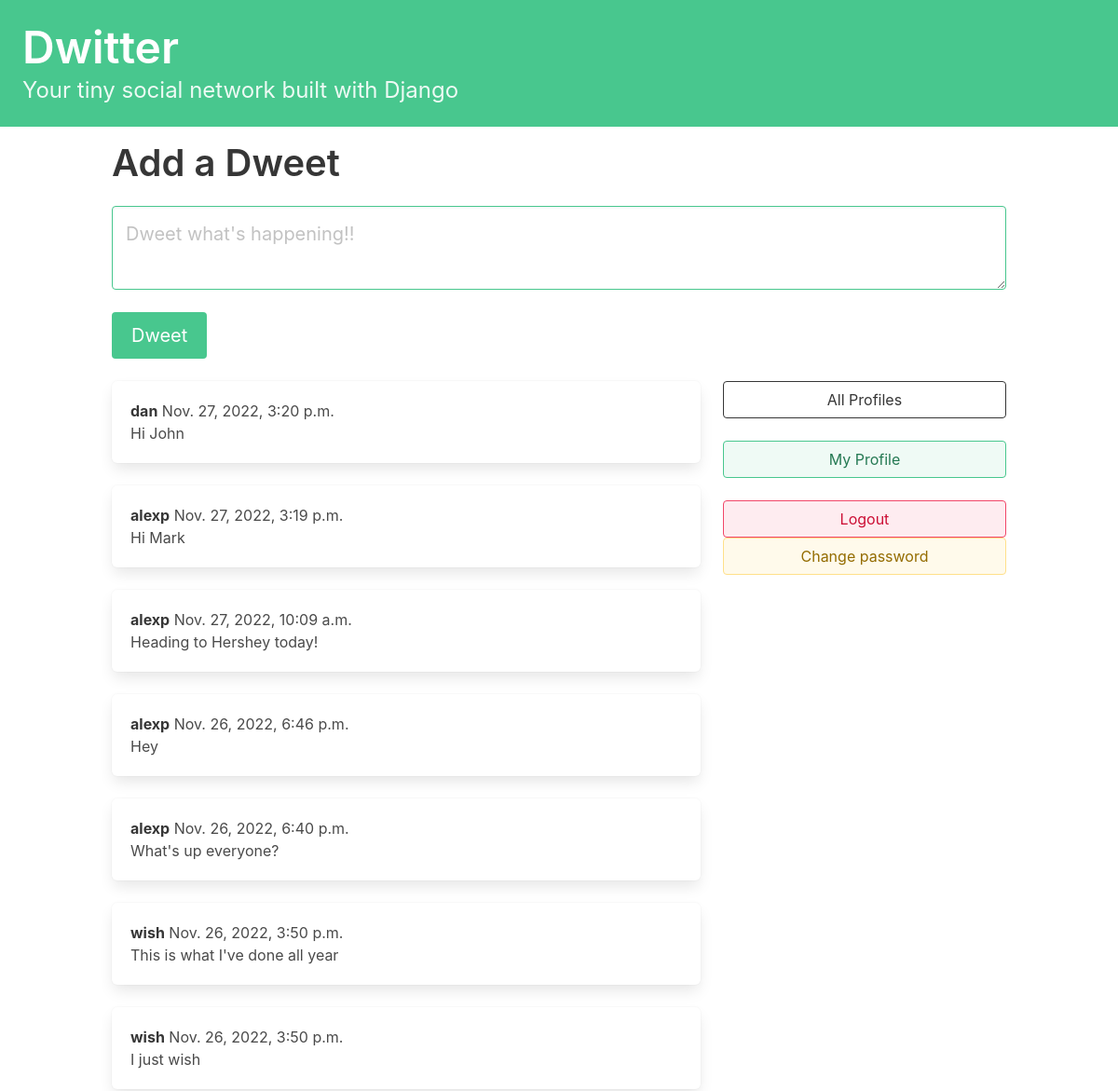
The app's page / (signed in, upper part), older data.
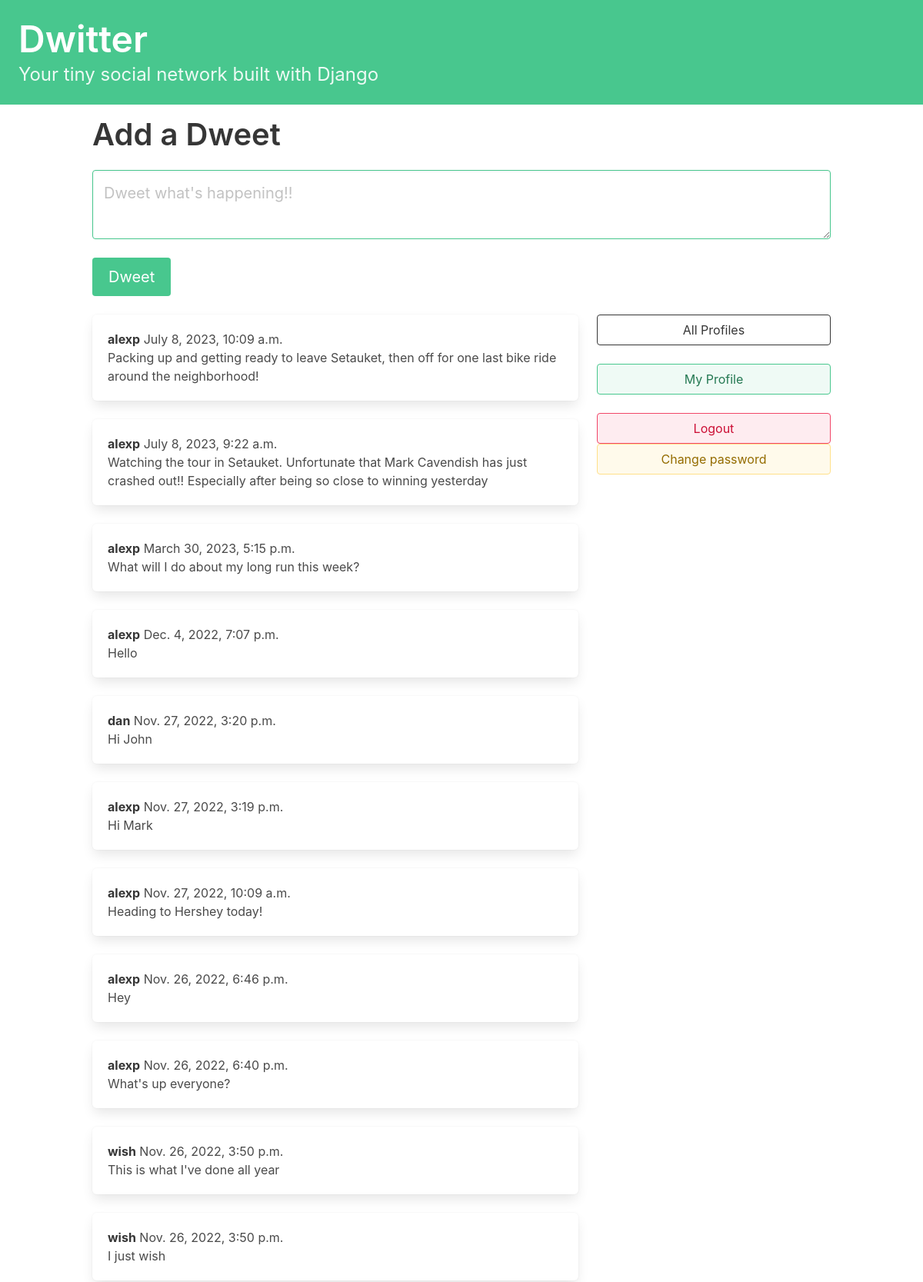
The same page, newer data.
### dwitter/models.py (models this page shows, shortened)
class Dweet(models.Model):
    user = models.ForeignKey(User, related_name="dweets", on_delete=models.DO_NOTHING)
    body = models.CharField(max_length=140)
    created_at = models.DateTimeField(auto_now_add=True)

### dwitter/views.py (the view)
# urls.py: path('', views.dashboard, name='dashboard'),
def dashboard(request):
    form = DweetForm(request.POST or None)
    if request.method == "POST":
        if form.is_valid():
            dweet = form.save(commit=False)
            dweet.user = request.user
            dweet.save()
            return redirect("dwitter:dashboard")
    followed_dweets = Dweet.objects.filter(
        user__profile__in=request.user.profile.follows.all()
    ).order_by("-created_at")
    return render(
        request,
        "dwitter/dashboard.html",
        {"form": form, "dweets": followed_dweets},
    )

### dwitter/forms.py
class DweetForm(forms.ModelForm):
    body = forms.CharField(
        required=True,
        widget=forms.widgets.Textarea(
            attrs={
                "placeholder": "Dweet what's happening!!",
                "class": "textarea is-success is-medium",
                "rows": 2,}),
        label="",)
    class Meta:
        model = Dweet
        exclude = ("user", )

### dwitter/templates/dwitter/dashboard.html (shortened to what this page needs)
{% extends 'base.html' %}
{% block content %}
<div class="block">
    <div class="block">
        <h2 class="title is-2">Add a Dweet</p>
    </div>
    <div class="block">
        <form method="post">
            {{ form.as_p }}
            <button class="button is-success is-medium mt-5" type="submit">Dweet</button>
        </form>
    </div>
</div>
<div class="columns">
    <div class="column is-two-thirds">
        {% for dweet in dweets %}
            <div class="box">
                <h4><strong>{{ dweet.user.username }}</strong> {{ dweet.created_at }}</h4>
                <p>{{ dweet.body }}</p>
            </div>
        {% endfor %}
    </div>
    <div class="column">
        <div class="block">
            <a href="{% url 'dwitter:profile_list' %} ">
                <button class="button is-dark is-outlined is-fullwidth">
                    All Profiles
                </button>
            </a>
        </div>
        <div class="block">
            <a href="{% url 'dwitter:profile' request.user.profile.id %} ">
                <button class="button is-success is-light is-outlined is-fullwidth">
                    My Profile
                </button>
            </a>
        </div>
        <div class="block">
            {% if user.is_authenticated %}
                <a href="{% url 'dwitter:logout' %}">
                    <button class="button is-danger is-light is-outlined is-fullwidth">
                        Logout
                    </button>
                </a>
                <a href="{% url 'dwitter:password_change' %}">
                    <button class="button is-warning is-light is-outlined is-fullwidth">
                        Change password
                    </button>
                </a>
            {% else %}
                <a href="{% url 'dwitter:login' %}">
                    <button class="button is-info is-light is-outlined is-fullwidth">
                        Login
                    </button>
                </a>
            {% endif %}
        </div>
    </div>
</div>
{% endblock content %}

### dwitter/templates/base.html (shortened to what this page needs)
<!DOCTYPE html>
<html lang="en">
<head>
    <link rel="stylesheet" href="https://cdn.jsdelivr.net/npm/bulma@0.9.4/css/bulma.min.css">
</head>
<body>
    <a href="{% url 'dwitter:dashboard' %} ">
    <section class="hero is-small is-success mb-4">
        <div class="hero-body">
            <h1 class="title is-1">Dwitter</h1>
            <p class="subtitle is-4">
                Your tiny social network built with Django
            </p>
        </div>
    </section>
    </a>
    <div class="container">
    {% block content %}
    {% endblock content %}
    </div>
</body>
</html>

Row changes from the older to the newer data that the page shows:
added Dweet: user.username "alexp", created_at "July 8, 2023, 10:09 a.m.", body "Packing up and getting ready to leave Setauket, then off for one last bike ride around the neighborhood!"
added Dweet: user.username "alexp", created_at "July 8, 2023, 9:22 a.m.", body "Watching the tour in Setauket. Unfortunate that Mark Cavendish has just crashed out!! Especially after being so close to winning yesterday"
added Dweet: user.username "alexp", created_at "March 30, 2023, 5:15 p.m.", body "What will I do about my long run this week?"
added Dweet: user.username "alexp", created_at "Dec. 4, 2022, 7:07 p.m.", body "Hello"
